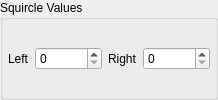
             <widget class="QGroupBox" name="gb_squircle">
              <property name="title">
               <string>Squircle Values</string>
              </property>
              <layout class="QHBoxLayout" name="layout_squircle">
               <property name="leftMargin">
                <number>5</number>
               </property>
               <property name="topMargin">
                <number>5</number>
               </property>
               <property name="rightMargin">
                <number>5</number>
               </property>
               <property name="bottomMargin">
                <number>5</number>
               </property>
               <item>
                <widget class="QLabel" name="label_squircle_left">
                 <property name="text">
                  <string comment="Analog stick">Left</string>
                 </property>
                </widget>
               </item>
               <item>
                <widget class="QSpinBox" name="squircle_left">
                 <property name="maximum">
                  <number>1000000</number>
                 </property>
                 <property name="singleStep">
                  <number>1000</number>
                 </property>
                </widget>
               </item>
               <item>
                <spacer name="spacer_squircle_left">
                 <property name="orientation">
                  <enum>Qt::Orientation::Horizontal</enum>
                 </property>
                 <property name="sizeHint" stdset="0">
                  <size>
                   <width>0</width>
                   <height>0</height>
                  </size>
                 </property>
                </spacer>
               </item>
               <item>
                <widget class="QLabel" name="label_squircle_right">
                 <property name="text">
                  <string comment="Analog stick">Right</string>
                 </property>
                </widget>
               </item>
               <item>
                <widget class="QSpinBox" name="squircle_right">
                 <property name="maximum">
                  <number>1000000</number>
                 </property>
                 <property name="singleStep">
                  <number>1000</number>
                 </property>
                </widget>
               </item>
               <item>
                <spacer name="spacer_squircle_right">
                 <property name="orientation">
                  <enum>Qt::Orientation::Horizontal</enum>
                 </property>
                 <property name="sizeHint" stdset="0">
                  <size>
                   <width>0</width>
                   <height>0</height>
                  </size>
                 </property>
                </spacer>
               </item>
              </layout>
             </widget>
